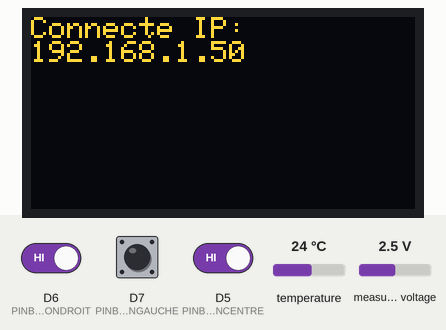
The program below on a simulated ESP8266 (Wemos D1 mini). Shown: 128×64 one-colour display. The inputs (shaded band) are chosen by the test bench; at power-on: D5 (PINBOUTONCENTRE) HIGH, D6 (PINBOUTONDROIT) HIGH, D7 (PINBOUTONGAUCHE) HIGH, temperature 24 °C, measured voltage 2.5 V. The OLED is the two-colour kind (top 16 rows yellow); WiFi joins after 1.5 s; servers stay silent unless stated; the display library's start-up logo is not drawn; EEPROM starts erased; no MQTT or app messages arrive unless stated; what the program prints to the serial monitor is not drawn.

Above: at 1.6 s.
At 9.0 s:
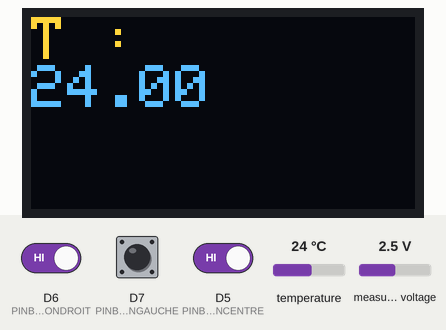
9.1 s: D5 (PINBOUTONCENTRE) driven LOW
At 19.7 s:
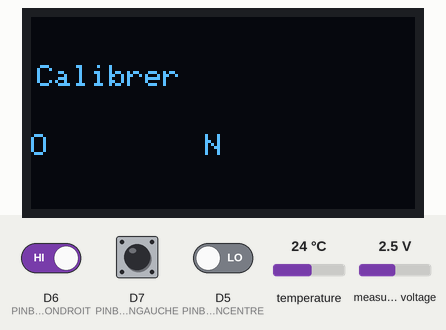
20.1 s: D6 (PINBOUTONDROIT) driven LOW
At 26.7 s:
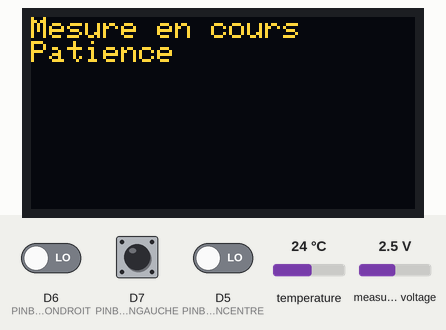
Timing chart, 0 to 28.2 s (numbered marks = the images above; inputs shaded):
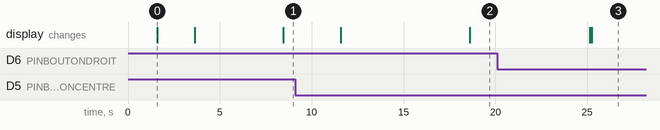

The program:

main.cpp
```cpp
#include <Arduino.h>
#include <SPI.h>
#include <Wire.h>
#include <Adafruit_GFX.h>
#include "Adafruit_SSD1306.h"
#include <OneWire.h>
#include <DallasTemperature.h>
#include <ESP8266WiFi.h>
#include <PubSubClient.h>
#include <Adafruit_ADS1015.h>
#include <ESP_EEPROM.h>

#define PINVOLET D3
#define PINBOUTONGAUCHE D7 // monté en pull up
#define PINBOUTONCENTRE D5 // monté en pull up
#define PINBOUTONDROIT D6 // monté en pull up
#define ONE_WIRE_BUS D4  // DS18B20 pin (D8)
#define OLED_RESET 0  // GPIO0

#define wifi_ssid "xxxx"
#define wifi_password "xxxxx"
#define mqtt_server "192.168.1.24"
//#define mqtt_user "guest"  //s'il a été configuré sur Mosquitto
//#define mqtt_password "guest" //idem

// topic MQTT
#define temperature_topic "sensor/temperature"  //Topic température
#define ph_topic "sensor/ph"        //Topic ph
#define volet_topic "sensor/volet"        //Topic volet

//Buffer qui permet de décoder les messages MQTT reçus
char message_buff[100];

long lastMsg = 0;   //Horodatage du dernier message publié sur MQTT
long lastRecu = 0;
//bool debug = false;  //Affiche sur la console si true


char msg[50]; //buffer pour affichage des messages dialogues
const long VREFPH4ADDR =0; // adresse eeprom pour v ref ph4
const long VREFPH7ADDR =4; // adresse eeprom pour v ref ph7
long vrefpH4, vrefpH7; //valeurs de ref Ph
float slopepH, interceptpH; // coeeficients lineaires pour calcul pH

//Afficheur OLED -------------------
Adafruit_SSD1306 display(OLED_RESET);

//Convertisseur analogique ADS1115--
Adafruit_ADS1115 ads;  /* Use this for the 16-bit version */

//Sonde de temperature--------------
OneWire oneWire(ONE_WIRE_BUS);
DallasTemperature DS18B20(&oneWire);

// objets clients WIFI et MQTT
WiFiClient espClient;
PubSubClient client(espClient);

 //Connexion au réseau WiFi
void setup_wifi() {
  delay(10);
  Serial.println();
  Serial.print("Connexion a ");
  Serial.println(wifi_ssid);

  WiFi.begin(wifi_ssid, wifi_password);

  while (WiFi.status() != WL_CONNECTED) {
    delay(500);
    Serial.print(".");
  }

  Serial.println("");
  Serial.println("Connexion WiFi etablie ");
  Serial.print("=> Addresse IP : ");
  Serial.print(WiFi.localIP());

//Affiche l adresse IP sur OLED
    display.clearDisplay();
    display.setTextSize(1);
    display.setTextColor(WHITE);
    display.setCursor(0,0);
    display.println("Connecte IP: ");
    display.println(WiFi.localIP());
    display.display();
    delay(2000);


}

//Reconnexion
void reconnect() {
  //Boucle jusqu'à obtenir une reconnexion
  while (!client.connected()) {
    Serial.print("Connexion au serveur MQTT...");
    //if (client.connect("ESP8266Client", mqtt_user, mqtt_password)) {
    if (client.connect("ESP8266Client")) {
	    Serial.println("OK");
    }
    else {
      Serial.print("KO, erreur : ");
      Serial.print(client.state());
      Serial.println(" On attend 5 secondes avant de recommencer");
      delay(5000);
    }
  }
}


// fonction calcul moyenne sur ADS1115
 long adsAvgRead(int adsIndex, long period, int nbrIter) // Lit 10 valeurs et renvoit la moyenne elimine 4 valeurs extremes
{
 int16_t buf[nbrIter], temp;
 int i, j;

 for(i=0;i<nbrIter;i++)
   {
    buf[i]= ads.readADC_SingleEnded(adsIndex); //lit la valeur sur ads
    delay(period);
    Serial.print(i);
    Serial.print(" read initial ");
    Serial.println(buf[i]);
   }
 // tri du tableau
 for(i=0;i<(nbrIter-1);i++)
 {
  for(j=i+1;j<nbrIter;j++)
  {
   if(buf[i]>buf[j])
   {
    temp=buf[i];
    buf[i]=buf[j];
    buf[j]=temp;
   }
  }
 }

 unsigned long int avgValue=0;
 // somme des valeurs sans les 4 extremes
 for(i=2;i<(nbrIter-2);i++)
   {
   avgValue+=buf[i];
   Serial.print(i);
   Serial.print(" retenu ");
   Serial.println(buf[i]);
   }
 return avgValue/(nbrIter-4); // on retourne la moyenne, les 4 valeurs extremes sont enlevees
}


// fonction dialogue sur OLED
 boolean dialogue(char messageInvit[], char lettreGauche[], char lettreDroit[], unsigned long timeout)
 {
	 delay(5000);
	 unsigned long maxtime;
	 maxtime = millis() + timeout; //temps entree dans fonction
	 int etatBoutonGauche = HIGH;
	 int etatBoutonDroit = HIGH;

	 // affichage
	 display.clearDisplay();
	 display.setTextSize(1);
	 display.setTextColor(WHITE);

	 display.setCursor(2,16); // 64 par 48 size font 5 par 8
	 display.println(messageInvit); // message au centre

	 display.setCursor(0,39); // en bas a gauche
	 display.print(lettreGauche);

	 display.setCursor(58,39); // en bas a droite
	 display.print(lettreDroit);
	 display.display();

	// teste les boutons
	 while ((etatBoutonGauche == HIGH) && (etatBoutonDroit == HIGH) && (millis() < maxtime))//tant qu aucun bouton n est presse et que le timeout n est pas depasse
		 {
			delay(100);
      Serial.println(millis());
      Serial.print("Gauche ");
      Serial.println(etatBoutonGauche);
      Serial.print("Droite ");
      Serial.println(etatBoutonDroit);
			etatBoutonGauche = digitalRead(PINBOUTONGAUCHE); // passe false si appuyé monté en pull up
			etatBoutonDroit = digitalRead(PINBOUTONDROIT);   // passe false si appuyé
		 }
	 Serial.println("Sortie while");
	 if (etatBoutonGauche == LOW)
		 {
			 return false;
		 }
	 else if (etatBoutonDroit == LOW)
		 {
      return true;
		 }
	 else
		 {
     return false;
		 }

   delay(5000);
 }


// fonction de calibration du PH
 void calibrationPH()
 {
	 long adsRead; //store value read on ADS

	 if (dialogue("PH 4", "O", "N", 60000) == true) {
			display.clearDisplay();
      display.setTextSize(1);
      display.setTextColor(WHITE);
      display.setCursor(0,0);
      display.println("Mesure en cours");
      display.println("Patience");
      display.display();


			delay(15000); // on attend 15s
			adsRead = adsAvgRead(0, 30000, 10);
			sprintf(msg, "vref4= %d save?", adsRead);
			if (dialogue(msg, "O", "N", 10000) == true){// si oui on conserve la valeur
					vrefpH4 = adsRead;
				}
		}
	 else {
			return;
		}

	if (dialogue("PH 7", "O", "N", 60000) == true) {
			display.clearDisplay();
      display.setTextSize(1);
      display.setTextColor(WHITE);
      display.setCursor(0,0);
      display.println("Mesure en cours");
      display.println("Patience");
      display.display();

			delay(15000); // on attend 15s
			adsRead = adsAvgRead(0, 30000, 10);
			sprintf(msg, "vref7= %d save?", adsRead);
			if (dialogue(msg, "O", "N", 10000) == true){ // si oui on conserve la valeur
					vrefpH7 = adsRead;
				}
		}
	 else {
			return;
		 }

	if (dialogue("Sauvegarde?", "O", "N", 60000) == true) {
		EEPROM.put(VREFPH4ADDR, vrefpH4);
    EEPROM.put(VREFPH7ADDR, vrefpH7);
    boolean ok = EEPROM.commit();
    Serial.println((ok) ? "First commit OK" : "Commit failed");

		slopepH = 3 / (vrefpH7 - vrefpH4);
		interceptpH =  7 - (vrefpH7 * slopepH);
		}
	 else {
			return;
		}
 }

void callback(char* topic, byte* payload, unsigned int length) {

  int i = 0;
  // create character buffer with ending null terminator
  for(i=0; i<length; i++) {
    message_buff[i] = payload[i];
  }
  message_buff[i] = '\0';

}

void setup()
{
  Serial.begin(115200);
    // by default, we'll generate the high voltage from the 3.3v line internally! (neat!)

  display.begin(SSD1306_SWITCHCAPVCC, 0x3C);  // initialize with the I2C addr 0x3C (for the 64x48)
  display.display();


  setup_wifi();           //On se connecte au réseau wifi
  client.setServer(mqtt_server, 1883);    //Configuration de la connexion au serveur MQTT
  client.setCallback(callback);  //La fonction de callback qui est executée à chaque réception de message

  // boutons
  pinMode(PINBOUTONGAUCHE, INPUT); //mode lecture pour les boutons
  pinMode(PINBOUTONDROIT, INPUT); //mode lecture pour les boutons
  pinMode(PINBOUTONCENTRE, INPUT); //mode lecture pour les boutons
  pinMode(PINVOLET, INPUT_PULLUP); //mode lecture pour le volet avec pull up interne


// The ADC input range (or gain) can be changed via the following
  // functions, but be careful never to exceed VDD +0.3V max, or to
  // exceed the upper and lower limits if you adjust the input range!
  // Setting these values incorrectly may destroy your ADC!
  //                                                                ADS1015  ADS1115
  //                                                                -------  -------
  // ads.setGain(GAIN_TWOTHIRDS);  // 2/3x gain +/- 6.144V  1 bit = 3mV      0.1875mV (default)
  // ads.setGain(GAIN_ONE);        // 1x gain   +/- 4.096V  1 bit = 2mV      0.125mV
  // ads.setGain(GAIN_TWO);        // 2x gain   +/- 2.048V  1 bit = 1mV      0.0625mV
  // ads.setGain(GAIN_FOUR);       // 4x gain   +/- 1.024V  1 bit = 0.5mV    0.03125mV
  // ads.setGain(GAIN_EIGHT);      // 8x gain   +/- 0.512V  1 bit = 0.25mV   0.015625mV
  // ads.setGain(GAIN_SIXTEEN);    // 16x gain  +/- 0.256V  1 bit = 0.125mV  0.0078125mV

  ads.begin();

 // lecture references sur EEPROM
      EEPROM.begin(16);
      EEPROM.get(VREFPH4ADDR, vrefpH4);
      EEPROM.get(VREFPH7ADDR, vrefpH7);
      Serial.println("..");
      Serial.print("vrefpH4 =");
      Serial.println(vrefpH4);
      Serial.print("vrefpH7 =");
      Serial.println(vrefpH7);

      float variance = (vrefpH7 - vrefpH4);
      Serial.print("variance =");
      Serial.println(variance);


      slopepH = 3 / variance;  // Pente
      Serial.print("slope =");
      Serial.println(slopepH*1000);
      interceptpH =  7 - (vrefpH7 * slopepH);   // Valeur origine
      Serial.print("intercept =");
      Serial.println(interceptpH);
// Efface l'écran et affiche les valeurs stockees
    display.clearDisplay();
    display.setTextSize(1);
    display.setTextColor(WHITE);
    display.setCursor(0,0);
    display.println("valeurs stockee:");
    display.print("V4=");
    display.println(vrefpH4);
    display.print("V7=");
    display.println(vrefpH7);
    display.display();
    delay(2000);

}


void loop()
{
  if (!client.connected()) {
    reconnect();
  }
  client.loop();


  // teste si le bouton du centre est presse
  int etatBoutonCentre = HIGH;
  etatBoutonCentre = digitalRead(PINBOUTONCENTRE); // passe false si appuyé monté en pull up
  Serial.print("Centre ");
  Serial.println(etatBoutonCentre);
  if (etatBoutonCentre==LOW) {

      boolean retour;
      retour = dialogue("Calibrer", "O", "N", 10000);
      if (retour == true) {
		  calibrationPH();
	  }
  }
  delay(2000);

 // teste si le volet est ouvert
  int etatVolet = HIGH;
  etatVolet = digitalRead(PINVOLET); // passe false si volet est ouvert
  Serial.print("Volet ");
  Serial.println(etatVolet);
  if (etatVolet==LOW) {
		display.clearDisplay();
		display.setTextSize(2);
		display.setTextColor(WHITE);
		display.setCursor(0,0);
		display.println("Volet Ouvert");
		display.display();
  }

  //Read Temperature from DS18B20
  DS18B20.requestTemperatures();
  float temp = DS18B20.getTempCByIndex(0);
  dtostrf(temp, 4, 2, msg);
  display.clearDisplay();
  display.setTextSize(2);
  display.setTextColor(WHITE);
  display.setCursor(0,0);
  display.println("T :");
  display.println(msg);
  display.display();

  delay(2000);

  //Read average from ADS1115 index 0 et calcul pH
  long adsread = adsAvgRead(0, 100, 10);
  float ph = adsread * slopepH + interceptpH;
  Serial.print("ads :");
  Serial.println(adsread);
  Serial.print("ph :");
  Serial.println(ph);

  dtostrf(ph, 4, 2, msg);
  display.clearDisplay();
  display.setTextSize(2);
  display.setTextColor(WHITE);
  display.setCursor(0,0);
  display.println("pH :");
  display.println("");
  display.println(msg);
  display.display();

  delay(2000);

  long now = millis();
  //Envoi d'un message par minute
  if (now - lastMsg > 1000 * 60) {
    lastMsg = now;
	dtostrf(ph, 4, 2, msg);
	client.publish(ph_topic, msg, true);   //le ph sur le topic ph
    dtostrf(temp, 4, 2, msg);
	client.publish(temperature_topic, msg, true);      //Et la temperature
	sprintf(msg, "%d", etatVolet);
	client.publish(volet_topic, msg, true);      //Et l etat du volet
  }
}
```

Measured:
- after the input at 20.1 s, the display: first changes after 5.0 s (image 3 shows a later state)
- what the display in image 0 shows lasts 2.0 s, from 1.6 s to 3.6 s
